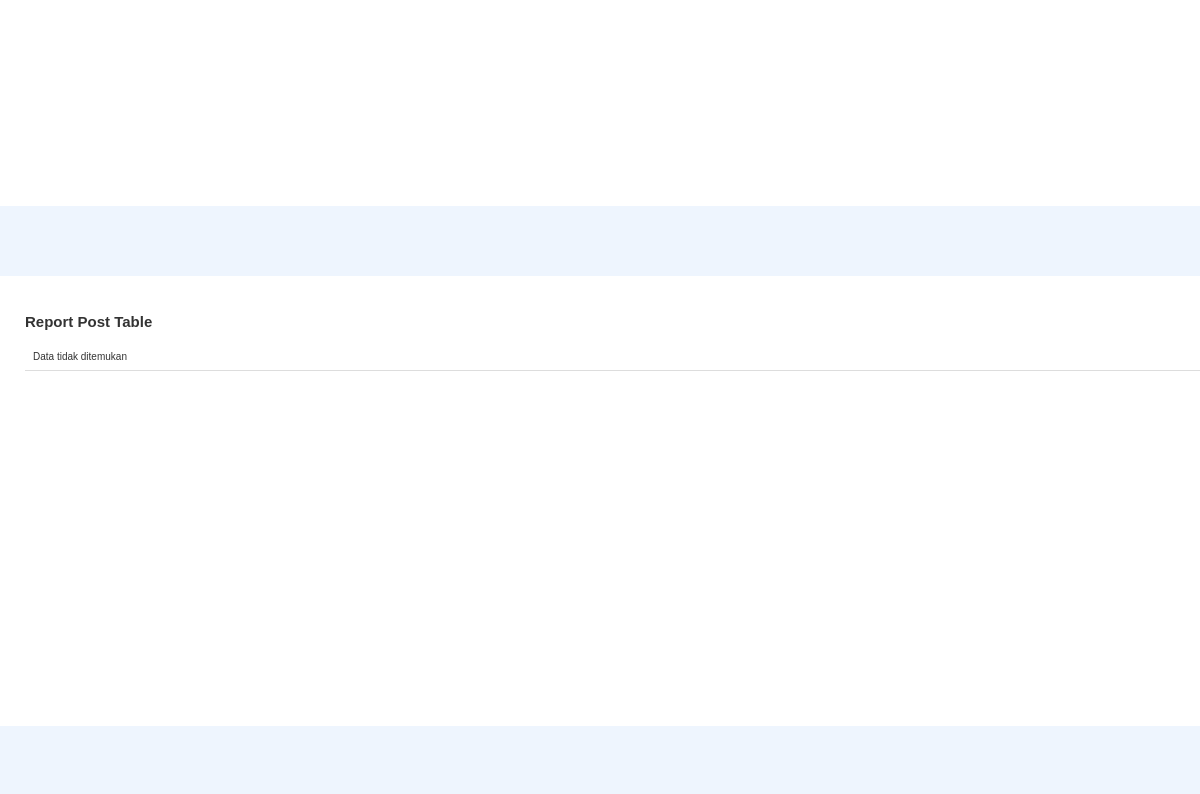
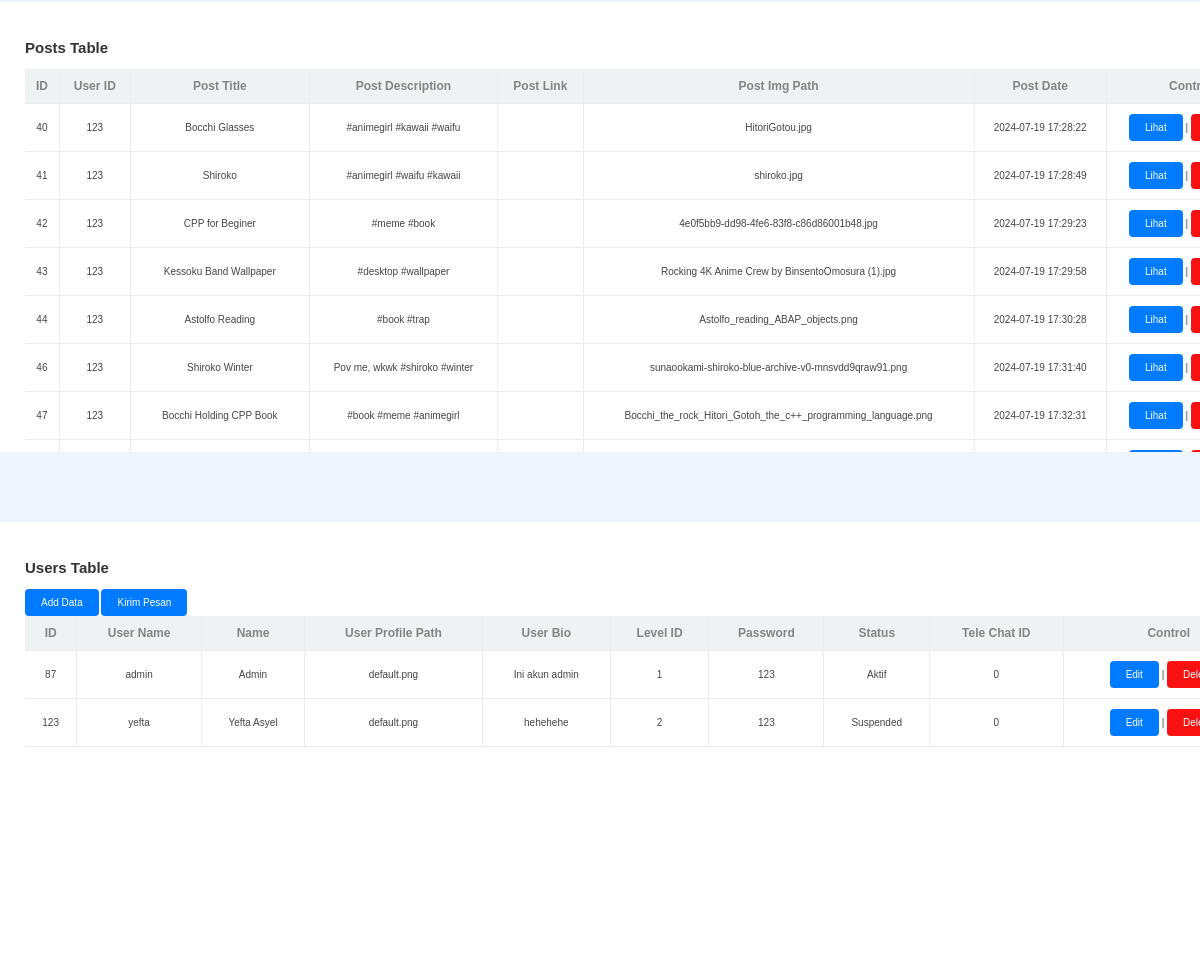
The page /pages/admin_panel.php (signed in, lower part) on the database as committed earlier (2 pictures, top to bottom).
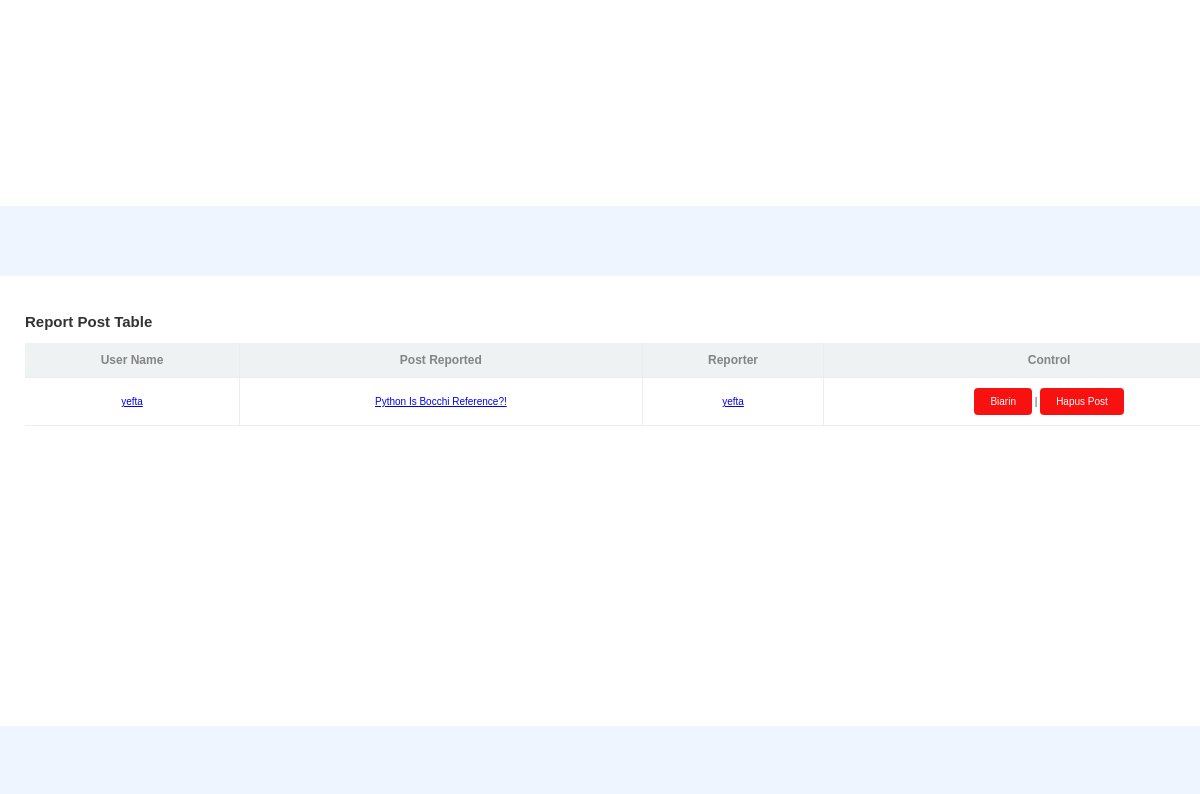
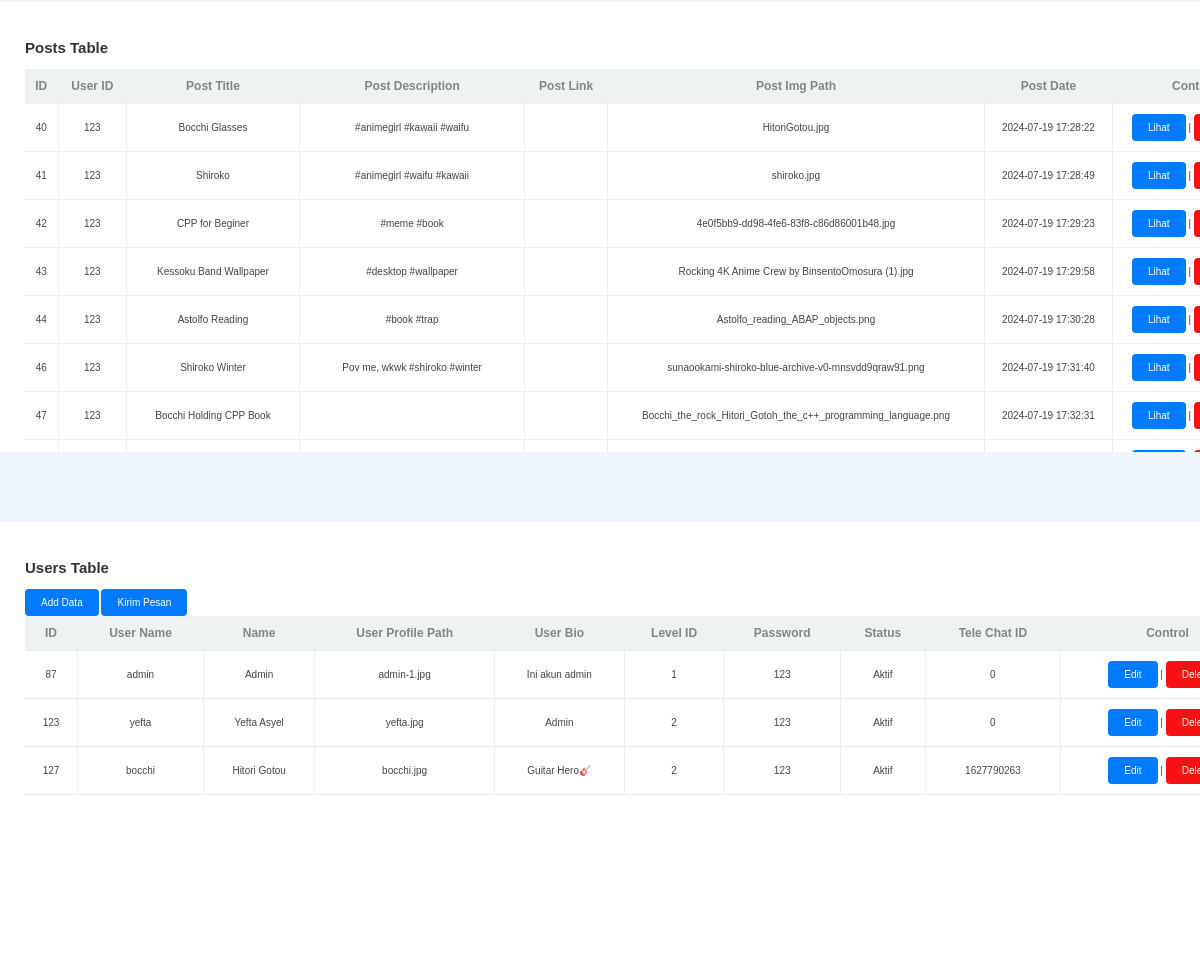
The same page on the database as committed later (2 pictures, top to bottom).
### tables this page shows
CREATE TABLE `posts` (
  `post_id` int(11) NOT NULL,
  `user_id` int(11) DEFAULT NULL,
  `post_img_path` varchar(200) DEFAULT NULL,
  `post_title` varchar(100) DEFAULT NULL,
  `post_description` varchar(300) DEFAULT NULL,
  `post_link` varchar(300) DEFAULT NULL,
  `create_in` timestamp NOT NULL DEFAULT current_timestamp()
);

CREATE TABLE `users` (
  `user_id` int(11) NOT NULL,
  `user_name` varchar(30) DEFAULT NULL,
  `name` varchar(50) DEFAULT NULL,
  `user_profile_path` varchar(200) DEFAULT NULL,
  `user_bio` varchar(300) DEFAULT NULL,
  `level_id` int(11) DEFAULT NULL,
  `password` varchar(20) NOT NULL,
  `status` varchar(10) NOT NULL,
  `create_in` timestamp NOT NULL DEFAULT current_timestamp(),
  `delete_in` timestamp NOT NULL DEFAULT (current_timestamp() + interval 3 minute),
  `tele_chat_id` varchar(11) DEFAULT NULL
);

CREATE TABLE `reports` (
  `report_id` int(11) NOT NULL,
  `user_name_reported` varchar(30) DEFAULT NULL,
  `post_id_reported` int(11) DEFAULT NULL,
  `post_reported` varchar(100) DEFAULT NULL,
  `user_name_reporter` varchar(30) DEFAULT NULL
);

### pages/admin_panel.php (the view, shortened to what this page needs)
<?php
include '../koneksi.php';
$queryPosts = "SELECT * FROM posts";
$resultPosts = mysqli_query($koneksi, $queryPosts);
$queryUsers = "SELECT * FROM users";
$resultUsers = mysqli_query($koneksi, $queryUsers);
$queryReport = "SELECT * FROM reports";
$resultReport = mysqli_query($koneksi, $queryReport);
if(isset($_SESSION['level_id'])) {
    if($_SESSION['level_id'] == 1) {
?>
<!DOCTYPE html>
<html>
<head>
    <link rel="stylesheet" type="text/css" href="../styles/alert.css">
    <link rel="stylesheet" type="text/css" href="../styles/modal.css">
    <link rel="stylesheet" type="text/css" href="../styles/admin_panel.css">
    <link flex href="https://unpkg.com/boxicons@2.1.4/css/boxicons.min.css" rel="stylesheet" />
</head>
<body>
    <br><br><br><br><br>
    <div class="container">
        <div id="otpSection" class="table-container">
        </div>
    </div>
    <div class="container">
        <div id="reportSection" class="table-container">
            <h2>Report Post Table</h2>
            <table id="reportTable" style="width:100%;border-collapse:collapse;">
                <?php
                if (mysqli_num_rows($resultReport) > 0) {
                    echo "<tr class='GridViewScrollHeader'>";
                    echo "<th>User Name</th><th>Post Reported</th><th>Reporter</th><th>Control</th></tr>";
                    while($rowReport = mysqli_fetch_assoc($resultReport)) {
                        echo "<tr class='GridViewScrollItem'>";
                        ?>
                        <td>
                            <a href="<?php echo "profile.php?user_name=", $rowReport['user_name_reported']; ?>">
                                <?php echo $rowReport['user_name_reported']; ?>
                            </a>
                        </td>
                        <td>
                            <a href="<?php echo "view_img.php?post_id=", $rowReport['post_id_reported']; ?>">
                                <?php echo $rowReport['post_reported']; ?>
                            </a>
                        <td>
                            <a href="<?php echo "profile.php?user_name=", $rowReport['user_name_reporter']; ?>">
                                <?php echo $rowReport['user_name_reporter']; ?>
                            </a>
                        </td>
                        <?php
                        echo "<td><a class='deleteBtn' data-id='".$rowReport['report_id']."' data-page='report'>Biarin</a> | <a class='deleteBtn' data-id='".$rowReport['post_id_reported']."' data-page='posts'>Hapus Post</a></td>";
                    }
                } else {
                    echo "<tr><td colspan='4'>Data tidak ditemukan</td></tr>";
                }
                ?>
            </table>
        </div>
    </div>
    <div class="container">
        <div id="postsSection" class="table-container">
            <h2>Posts Table</h2>
            <table id="postsTable" style="width:100%;border-collapse:collapse;">
                <?php
                if (mysqli_num_rows($resultPosts) > 0) {
                    echo "<tr class='GridViewScrollHeader'>";
                    echo "<th>ID</th><th>User ID</th><th>Post Title</th><th>Post Description</th><th>Post Link</th><th>Post Img Path</th><th>Post Date</th><th>Control</th></tr>";
                    while($rowPost = mysqli_fetch_assoc($resultPosts)) {
                        echo "<tr class='GridViewScrollItem'>";
                        echo "<td>".$rowPost['post_id']."</td>";
                        echo "<td>".$rowPost['user_id']."</td>";
                        echo "<td>".$rowPost['post_title']."</td>";
                        echo "<td>".$rowPost['post_description']."</td>";
                        echo "<td>".$rowPost['post_link']."</td>";
                        echo "<td>".$rowPost['post_img_path']."</td>";
                        echo "<td>".$rowPost['create_in']."</td>";
                        echo "<td><a href='view_img.php?post_id=".$rowPost['post_id']."' class='btn'>Lihat</a> | <a class='deleteBtn' data-id='".$rowPost['post_id']."' data-page='posts'>Delete</a></td>";
                    }
                } else {
                    echo "<tr><td colspan='8'>Data tidak ditemukan</td></tr>";
                }
                ?>
            </table>
        </div>
    </div>
    <div class="container">
        <div id="usersSection" class="table-container">
            <h2>Users Table</h2>
            <a href="crud/add_data.php?page=users" class="btn">Add Data</a>
            <a href="crud/add_data.php?page=notification" class="btn">Kirim Pesan</a>
            <table id="usersTable" style="width:100%;border-collapse:collapse;">
                <?php
                if (mysqli_num_rows($resultUsers) > 0) {
                    echo "<tr class='GridViewScrollHeader'>";
                    echo "<th>ID</th><th>User Name</th><th>Name</th><th>User Profile Path</th><th>User Bio</th><th>Level ID</th><th>Password</th><th>Status</th><th>Tele Chat ID</th><th>Control</th></tr>";
                    while($rowUser = mysqli_fetch_assoc($resultUsers)) {
                        echo "<tr class='GridViewScrollItem'>";
                        echo "<td>".$rowUser['user_id']."</td>";
                        echo "<td>".$rowUser['user_name']."</td>";
                        echo "<td>".$rowUser['name']."</td>";
                        echo "<td>".$rowUser['user_profile_path']."</td>";
                        echo "<td>".$rowUser['user_bio']."</td>";
                        echo "<td>".$rowUser['level_id']."</td>";
                        echo "<td>".$rowUser['password']."</td>";
                        echo "<td>".$rowUser['status']."</td>";
                        echo "<td>".$rowUser['tele_chat_id']."</td>";
                        echo "<td><a href='crud/edit_data.php?page=users&id=".$rowUser['user_id']."' class='btn'>Edit</a> | <a class='deleteBtn' data-id='".$rowUser['user_id']."' data-page='users'>Delete</a></td>";
                    }
                } else {
                    echo "<tr><td colspan='10'>Data tidak ditemukan</td></tr>";
                }
                ?>
            </table>
        </div>
    </div>
</body>
</html>
<?php
} else {
    header('Location:error/deniedpage.php');
}
}else{
    header('Location:../index.php?pesan=needlogin');
}
?>

### styles/admin_panel.css (style rules this page uses)
.btn { display: inline-block; padding: 8px 16px; background-color: #007bff; color: #fff; text-decoration: none; border: none; border-radius: 4px; cursor: pointer; transition: background-color 0.3s; }
.deleteBtn { display: inline-block; padding: 8px 16px; background-color: #f81111; color: #fff; text-decoration: none; border: none; border-radius: 4px; cursor: pointer; transition: background-color 0.3s; }
table { width: 100%; border-collapse: collapse; border-spacing: 0; }
th, td { padding: 8px; text-align: left; border-bottom: 1px solid #ddd; }
th { background-color: #f2f2f2; }
#postsTable, #usersTable, #levelTable, #otpTable { width: 90%; }
.container { overflow-x: auto; }
table { width: 100%; }
body { height: 100%; margin: 10px; font-family: 'Open Sans', sans-serif; font-size: 10px; font-weight: 400; color: #333333; background-color: #EEF5FE; }
.table-container { margin: 0 auto; width: 1250px; padding: 25px; height: 400px; box-shadow: 0 4px 6px rgba(0,0,0,0.1); background-color: #fff; }
.GridViewScrollHeader th, .GridViewScrollHeader td { padding: 10px 8px; font-weight: 700; font-size: 12px; white-space: nowrap; border-right: 1px solid #ededed; border-bottom: 1px solid #ededed; background-color: #eef2f2; color: #848484; text-align: center; vertical-align: bottom; }
.GridViewScrollItem TD { padding: 10px 8px; white-space: nowrap; border-right: 1px solid #ededed; border-bottom: 1px solid #ededed; background-color: #FFFFFF; color: #444444; text-align: center; }

### pages/admin_panel.php (style rules this page uses)
body { margin: 0; font-family: Arial, sans-serif; scroll-behavior: smooth; }
.container { margin-top: 70px; }

Rows that differ between the two databases and show on the page:
added reports: user_name_reported "yefta", post_reported "Python Is Bocchi Reference?!", user_name_reporter "yefta"
changed posts "Bocchi Holding CPP Book": post_description "#book #meme #animegirl" → (not shown)
changed users "admin": user_profile_path "default.png" → "admin-1.jpg"
changed users "yefta": user_profile_path "default.png" → "yefta.jpg"; user_bio "hehehehe" → "Admin"; status "Suspended" → "Aktif"
added users: user_id "127", user_name "bocchi", name "Hitori Gotou", user_profile_path "bocchi.jpg", user_bio "Guitar Hero🎸", level "2", password "123", status "Aktif", tele_chat "1627790263"
Other text that changed with them:
text no longer shown: "Data tidak ditemukan"
text now shown: "User Name Post Reported Reporter Control"
